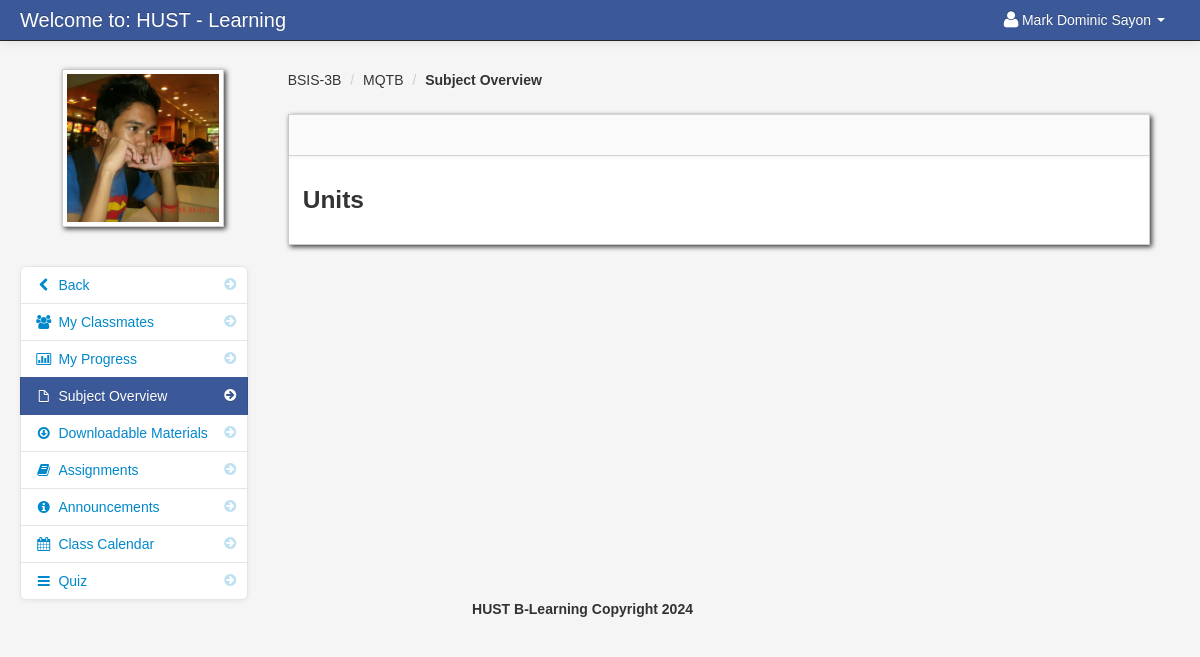
The page /subject_overview_student.php?id=172 (signed in) on the database its author committed.
### tables this page shows
CREATE TABLE `student` (
  `student_id` int(11) NOT NULL,
  `firstname` varchar(100) NOT NULL,
  `lastname` varchar(100) NOT NULL,
  `class_id` int(11) NOT NULL,
  `username` varchar(100) NOT NULL,
  `password` varchar(100) NOT NULL,
  `location` varchar(100) NOT NULL,
  `status` varchar(100) NOT NULL
);

CREATE TABLE `teacher_class` (
  `teacher_class_id` int(11) NOT NULL,
  `teacher_id` int(11) NOT NULL,
  `class_id` int(11) NOT NULL,
  `subject_id` int(11) NOT NULL,
  `thumbnails` varchar(100) NOT NULL,
  `school_year` varchar(100) NOT NULL
);

CREATE TABLE `class` (
  `class_id` int(11) NOT NULL,
  `class_name` varchar(100) NOT NULL
);

CREATE TABLE `subject` (
  `subject_id` int(11) NOT NULL,
  `subject_code` varchar(100) NOT NULL,
  `subject_title` varchar(100) NOT NULL,
  `category` varchar(100) NOT NULL,
  `description` longtext NOT NULL,
  `unit` int(11) NOT NULL,
  `Pre_req` varchar(100) NOT NULL,
  `semester` varchar(100) NOT NULL
);

### session.php (called while the page is built, shortened)
<?php
$session_id=$_SESSION['id'];
?>

### subject_overview_student.php (the view, shortened to what this page needs)
<?php include('header_dashboard.php'); ?>
<?php include('session.php'); ?>
<?php
$get_id = $_GET['id'];
$unit_id = isset($_GET['unit_id']) ? $_GET['unit_id'] : null;
?>
<body>
    <?php include('navbar_student.php'); ?>
    <div class="container-fluid">
        <div class="row-fluid">
            <?php include('subject_overview_link_student.php'); ?>
            <div class="span9" id="content">
                <div class="row-fluid">
                    <?php
                    $stmt = $conn->prepare("SELECT * FROM teacher_class
                                            LEFT JOIN class ON class.class_id = teacher_class.class_id
                                            LEFT JOIN subject ON subject.subject_id = teacher_class.subject_id
                                            WHERE teacher_class_id = ?");
                    $stmt->bind_param("i", $get_id);
                    $stmt->execute();
                    $result = $stmt->get_result();
                    $class_row = $result->fetch_assoc();
                    ?>
                    <ul class="breadcrumb">
                        <li><a href="#"><?php echo htmlspecialchars($class_row['class_name']); ?></a> <span class="divider">/</span></li>
                        <li><a href="#"><?php echo htmlspecialchars($class_row['subject_code']); ?></a> <span class="divider">/</span></li>
                        <li><a href="#"><b>Subject Overview</b></a></li>
                    </ul>
                    <div id="block_bg" class="block">
                        <div class="navbar navbar-inner block-header">
                        </div>
                        <div class="block-content collapse in">
                            <div class="span12">
                                <?php
                                if ($unit_id) {
                                    $stmt = $conn->prepare("SELECT * FROM class_subject_overview WHERE class_subject_overview_id = ?");
                                    $stmt->bind_param("i", $unit_id);
                                    $stmt->execute();
                                    $result = $stmt->get_result();
                                    $unit_row = $result->fetch_assoc();
                                    $stmt->close();
                                    ?>
                                    <h3><?php echo htmlspecialchars($unit_row['unit_title']); ?></h3>
                                    <p><?php echo nl2br(htmlspecialchars($unit_row['unit_content'])); ?></p>
                                    <a href="subject_overview_student.php?id=<?php echo $get_id; ?>" class="btn btn-info">Back to Units</a>
                                    <?php
                                } else {
                                    ?>
                                    <h3>Units</h3>
                                    <?php
                                }
                                ?>
                            </div>
                        </div>
                    </div>
                </div>
            </div>
        </div>
        <?php include('footer.php'); ?>
    </div>
    <?php include('script.php'); ?>
</body>
</html>

### navbar_student.php (shortened to what this page needs)
<div class="navbar navbar-fixed-top navbar-inverse">
        <div class="navbar-inner">
            <div class="container-fluid">
                <a class="brand" href="#">Welcome to: HUST - Learning</a>
					<div class="nav-collapse collapse">
						<ul class="nav pull-right">
							<?php $query= mysqli_query($conn,"select * from student where student_id = '$session_id'")or die(mysqli_error());
									$row = mysqli_fetch_array($query);
							?>
							<li class="dropdown">
								<a href="#" role="button" class="dropdown-toggle" data-toggle="dropdown"> <i class="icon-user icon-large"></i><?php echo $row['firstname']." ".$row['lastname'];  ?> <i class="caret"></i></a>
							</li>
						</ul>
					</div>
            </div>
        </div>
</div>

### subject_overview_link_student.php (shortened to what this page needs)
<div class="span3" id="sidebar">
	<img id="avatar" src="admin/<?php echo $row['location']; ?>" class="img-polaroid">
		<ul class="nav nav-list bs-docs-sidenav nav-collapse collapse">
				<li class=""><a href="dashboard_student.php"><i class="icon-chevron-right"></i><i class="icon-chevron-left"></i>&nbsp;Back</a></li>
				<li class=""><a href="my_classmates.php<?php echo '?id='.$get_id; ?>"><i class="icon-chevron-right"></i><i class="icon-group"></i>&nbsp;My Classmates</a></li>
				<li class=""><a href="progress.php<?php echo '?id='.$get_id; ?>"><i class="icon-chevron-right"></i><i class="icon-bar-chart"></i>&nbsp;My Progress</a></li>
				<li class="active"><a href="subject_overview_student.php<?php echo '?id='.$get_id; ?>"><i class="icon-chevron-right"></i><i class="icon-file"></i>&nbsp;Subject Overview</a></li>
				<li class=""><a href="downloadable_student.php<?php echo '?id='.$get_id; ?>"><i class="icon-chevron-right"></i><i class="icon-download"></i>&nbsp;Downloadable Materials</a></li>
				<li class=""><a href="assignment_student.php<?php echo '?id='.$get_id; ?>"><i class="icon-chevron-right"></i><i class="icon-book"></i>&nbsp;Assignments</a></li>
				<li class=""><a href="announcements_student.php<?php echo '?id='.$get_id; ?>"><i class="icon-chevron-right"></i><i class="icon-info-sign"></i>&nbsp;Announcements</a></li>
				<li class=""><a href="class_calendar_student.php<?php echo '?id='.$get_id; ?>"><i class="icon-chevron-right"></i><i class="icon-calendar"></i>&nbsp;Class Calendar</a></li>
				<li class=""><a href="student_quiz_list.php<?php echo '?id='.$get_id; ?>"><i class="icon-chevron-right"></i><i class="icon-reorder"></i>&nbsp;Quiz</a></li>
		</ul>
</div>

### admin/assets/styles.css (style rules this page uses)
body { padding-top: 60px; padding-bottom: 40px; background-color: #f5f5f5; }
#content { margin-left:0px; }
.breadcrumb { margin: 0 0 0px; padding: 10px 0px; background-color: transparent; }
.block { background: url("../images/pixel-60fff.png") repeat scroll 0 0 rgba(0, 0, 0, 0) !important; border: 1px solid #ccc; background: white; margin: 1em 0em; border-top: none; -webkit-box-shadow: 2px 2px 5px rgba(0, 0, 6, 0.75); -moz-box-shadow: 2px 2px 5px rgba(0, 0, 6, 0.75); box-shadow: 2px 2px 5px rgba(0, 0, 6, 0.75); }
.block-content { margin: 1em; min-height: .25em; }
.block-header { margin-bottom: 0px; border-right: none; border-left: none; -webkit-border-radius: 0px; -moz-border-radius: 0px; border-radius: 0px; }
.bs-docs-sidenav { max-width: 228px; margin: 30px 0 0; padding: 0; background-color: #fff; -webkit-border-radius: 6px; -moz-border-radius: 6px; border-radius: 6px; -webkit-box-shadow: 0 1px 4px rgba(0,0,0,.065); -moz-box-shadow: 0 1px 4px rgba(0,0,0,.065); box-shadow: 0 1px 4px rgba(0,0,0,.065); }
.bs-docs-sidenav > li > a { display: block; width: 190px \9; margin: 0 0 -1px; padding: 8px 14px; border: 1px solid #e5e5e5; }
.bs-docs-sidenav > li:first-child > a { -webkit-border-radius: 6px 6px 0 0; -moz-border-radius: 6px 6px 0 0; border-radius: 6px 6px 0 0; }
.bs-docs-sidenav > li:last-child > a { -webkit-border-radius: 0 0 6px 6px; -moz-border-radius: 0 0 6px 6px; border-radius: 0 0 6px 6px; }
.bs-docs-sidenav > .active > a { position: relative; z-index: 2; padding: 9px 15px; border: 0; text-shadow: 0 1px 0 rgba(0,0,0,.15); -webkit-box-shadow: inset 1px 0 0 rgba(0,0,0,.1), inset -1px 0 0 rgba(0,0,0,.1); -moz-box-shadow: inset 1px 0 0 rgba(0,0,0,.1), inset -1px 0 0 rgba(0,0,0,.1); box-shadow: inset 1px 0 0 rgba(0,0,0,.1), inset -1px 0 0 rgba(0,0,0,.1); }
.bs-docs-sidenav .icon-chevron-right { float: right; margin-top: 2px; margin-right: -6px; opacity: .25; }
.bs-docs-sidenav .active .icon-chevron-right, .bs-docs-sidenav .active a:hover .icon-chevron-right { opacity: 1; }

### rows shown on the page
student: firstname "Mark Dominic", lastname "Sayon", location (picture)
teacher_class: class.class_name "BSIS-3B", subject.subject_code "MQTB"
